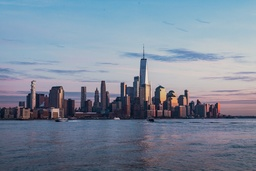
#> input picture data/week2/p2.jpeg, 256 x 171 px, shrunk from 1000 x 667 before the run; its folder holds only this picture in this run
$ python run_week2.py
#> lines starting #> are read from the running program, lines starting #| are printed output that depends on the picture
### week2/filters.py
#    Finish 2D convolution/filtering by your self.
#    What you are supposed to do can be described as "median blur", which means by using a sliding window
#    on an image, your task is not going to do a normal convolution, but to find the median value within
#    that crop.
#
#    You can assume your input has only one channel. (a.k.a a normal 2D list/vector)
#    And you do need to consider the padding method and size. There are 2 padding ways: REPLICA & ZERO. When
#    "REPLICA" is given to you, the padded pixels are same with the border pixels. E.g is [1 2 3] is your
#    image, the padded version will be [(...1 1) 1 2 3 (3 3...)] where how many 1 & 3 in the parenthesis
#    depends on your padding size. When "ZERO", the padded version will be [(...0 0) 1 2 3 (0 0...)]
#
#    Assume your input's size of the image is W x H, kernel size's m x n. You may first complete a version
#    with O(W·H·m·n log(m·n)) to O(W·H·m·n·m·n)).
#    Follow up 1: Can it be completed in a shorter time complexity?
#
#    Python version:
#    def medianBlur(img, kernel, padding_way):
#        img & kernel is List of List; padding_way a string
#        Please finish your code under this blank
#

import numpy as np


def strided_app(image, kernel):
    rows, cols = image.shape[:2]
    kernel_rows, kernel_cols = kernel.shape
    return np.lib.stride_tricks.as_strided(image,
                                           shape=[rows - kernel_rows + 1, cols - kernel_cols + 1, kernel_rows, kernel_cols],
                                           strides=image.strides + image.strides)


def find_median(vector):
    m, n = vector.shape
    vector_copy = np.copy(vector).reshape(1, m*n)

    # Sort: O(nlog(n))
    # Select Median:
    np.ndarray.sort(vector_copy)

    size = m * n

    return (sum(vector_copy[0, size // 2 - 1:size // 2 + 1]) / 2.0, vector_copy[0, size // 2])[size % 2]


def medianBlur(img, kernel, padding_way='REPLICA'):

    padding_mode = 'constant' if padding_way == 'ZERO' else 'edge'

    rows, cols = img.shape[:2]
    kernel_rows, kernel_cols = kernel.shape

    # Padding matrix
    padding_rows_up = kernel_rows // 2
    padding_rows_down = kernel_rows // 2 if kernel_rows % 2 == 1 else kernel_rows // 2 - 1

    padding_cols_left = kernel_cols // 2
    padding_cols_right = kernel_cols // 2 if kernel_cols % 2 == 1 else kernel_cols // 2 - 1

    if padding_mode == 'constant':
        img_padded = np.lib.pad(img, [(padding_rows_up, padding_rows_down), (padding_cols_left, padding_cols_right)],
                                mode=padding_mode, constant_values=0)
    else:
        img_padded = np.lib.pad(img, [(padding_rows_up, padding_rows_down), (padding_cols_left, padding_cols_right)],
                                mode=padding_mode)

    dist = np.zeros(shape=(rows, cols))

    for i in range(rows):
        for j in range(cols):
            # dist[i][j] = np.median(img_padded[i:i+kernel_rows, j: j+kernel_cols]).astype('uint8')
            dist[i][j] = find_median(img_padded[i:i+kernel_rows, j: j+kernel_cols]).astype('uint8')
    return dist


def median_blur_accelerated(img, kernel, padding_way='REPLICA'):

    padding_mode = 'constant' if padding_way == 'ZERO' else 'edge'

    rows, cols = img.shape[:2]
    kernel_rows, kernel_cols = kernel.shape

    # Padding matrix
    padding_rows_up = kernel_rows // 2
    padding_rows_down = kernel_rows // 2 if kernel_rows % 2 == 1 else kernel_rows // 2 - 1

    padding_cols_left = kernel_cols // 2
    padding_cols_right = kernel_cols // 2 if kernel_cols % 2 == 1 else kernel_cols // 2 - 1

    if padding_mode == 'constant':
        img_padded = np.lib.pad(img, [(padding_rows_up, padding_rows_down),(padding_cols_left, padding_cols_right)],
                                mode=padding_mode, constant_values=0)
    else:
        img_padded = np.lib.pad(img, [(padding_rows_up, padding_rows_down),(padding_cols_left, padding_cols_right)],
                                mode=padding_mode)

    dist = np.zeros(shape=(rows, cols))

    for i in range(rows):
        # Calculate row by to avoid memory segmentation fault if image is too large.
        strided = strided_app(img_padded[i: i + kernel_rows, :], kernel)

        dist[i, :] = np.median(strided, axis=(2, 3)).astype('uint8')

    return dist

### run_week2.py
import os
import cv2
from pathlib import Path
from week2.filters import medianBlur, median_blur_accelerated
import numpy as np
import time


if __name__ == '__main__':

    input_dir = 'data/week2'
    output_dir = 'data/week2'
    for file_name in os.listdir(input_dir):
        input_file_name = Path(input_dir + '/' + file_name).resolve()
        print(file_name)
        image = cv2.imread(str(input_file_name), 0)
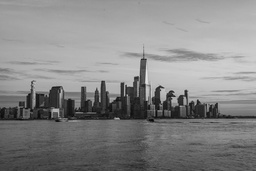
#> image: shape (171, 256); min 8, max 231, mean 134.5

        output_file_name = '{}/{}_{}'.format(output_dir, 'bw_unblurred', file_name)
        cv2.imwrite(str(Path(output_file_name).resolve()), image)

        start = time.time()

        image_blurred = medianBlur(image, kernel=np.zeros(shape=(4,5)))
#> in medianBlur, `img_padded = np.lib.pad(img, [(padding_rows_up, padding_rows_down), (p..`:
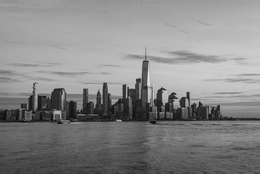
#> img_padded: shape (174, 260); min 8, max 231, mean 134.4
#> the loop in medianBlur, `for i in range(rows):` made 171 passes
#> after the loop in medianBlur, `for i in range(rows):`:
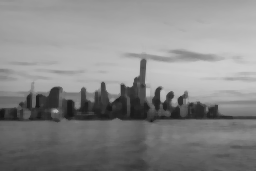
#> dist: shape (171, 256) float64; min 20, max 205, mean 134.7

        output_file_name = '{}/{}_{}'.format(output_dir, 'bw_naive_blurred', file_name)

        print(output_file_name)

        cv2.imwrite(str(Path(output_file_name).resolve()), image_blurred)

        end = time.time()

        print(end - start)

        start = time.time()

        image_blurred = median_blur_accelerated(image, kernel=np.zeros(shape=(4, 5)))

        output_file_name = '{}/{}_{}'.format(output_dir, 'bw_accelerated_blurred', file_name)

        print(output_file_name)

        cv2.imwrite(str(Path(output_file_name).resolve()), image_blurred)

        end = time.time()

        print(end - start)

$ run again, on data/week2/ransac_p2.jpeg
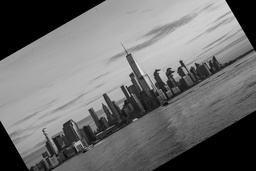
#> input picture data/week2/ransac_p2.jpeg, 256 x 171 px, shrunk from 1000 x 667 before the run
#> image is the input picture: shape (171, 256); min 0, max 232, mean 111.2
#> in medianBlur, `img_padded = np.lib.pad(img, [(padding_rows_up, padding_rows_down), (p..`:
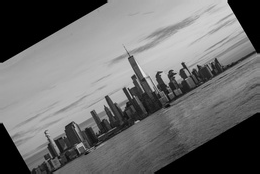
#> img_padded: shape (174, 260); min 0, max 232, mean 109.5
#> the loop in medianBlur, `for i in range(rows):` made 171 passes
#> after the loop in medianBlur, `for i in range(rows):`:
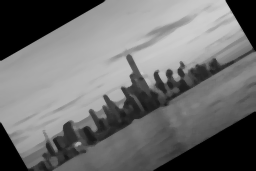
#> dist: shape (171, 256) float64; min 0, max 206, mean 111.3
